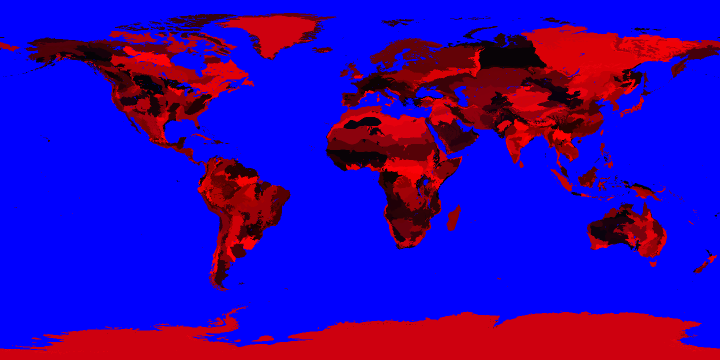
#> input picture dirt/earth/out/place.png, 1440 x 720 px (shown at 1/2 size); its folder holds 8 pictures in this run
$ python build_material.py
#> lines starting #> are read from the running program, lines starting #| are printed output that depends on the picture
#!/usr/bin/env python3
"""The globe's materials, and a door to a saved work at every cell of it.

The artist, 1 Oct 2026: "the colors overall in the entire globe need to be less pixelated and more
reflective of the materials the represent", and then: "I still want you to be able to select an
artwork from any pixel. There's enough colors between all the compositions I have saved to make the
globe look however you please".

So every place on the globe wears what it is made of — open ocean and the shallow shelf, reef, lakes,
forest by its canopy, grass and dry grass, the bare soil of the deserts in its own colour, rock and
high mountains, glaciers, salt flats, wetland, the cities' built ground; snow and sea ice by the month
— and every colour it wears is one of a saved work's own colours (the `c` of its public history,
up to three a work), the work whose colour is nearest that material's real colour in CIE Lab. Among
works almost as near, cells take turns in small patches, so a forest is many works of forest green,
not one. Each cell knows its work: pressing it opens that work's history.

The grid is 1024 x 512 cells (about 39 km), column 0 at 180 W, row 0 at 90 N. Closer than a cell, the
page splits a cell into smaller ones, each taking its cell's work or one of that work's eight nearest
in colour (`s` below) by a hash the page's shader and its script work out the same way, so a press
anywhere, at any height, lands on one work.

Reads only public files: DIRT Earth's atlas (dirt/earth/out/: place, ground, terrain, water, snow-*),
the works' histories (docs/v2/histories/*.json: id and colours), and Natural Earth's 10m urban areas
(public domain, fetched once into data/ne/). Never the private dump in data/.

Writes (docs/v2/):
  earth-doors.webp    lossless RGB: per cell, the entry it wears without snow (12 bits) and with
                      snow or sea ice (12 bits): r = base & 255, g = base >> 8 | (snow & 15) << 4,
                      b = snow >> 4
  earth-season.webp   lossless RGB: r = snow or sea ice in months 1-8 (bit m-1), g = months 9-12 in
                      its low four bits and the cell's material class in its high four (CLASSES)
  earth-props.webp    2048 x 1024 RGB, for the light only: r water (soft at the coast), g on land the
                      canopy (0..45 m) and at sea the depth (sqrt of depth / 11000), b the land's
                      height (sqrt of metres / 8800)
  earth-doors.json    w: the works' ids; e: each entry's work (index into w); c: each entry's colour,
                      six hex digits each; s: each entry's eight nearest entries in colour, itself first

    python3 scripts/build_material.py
"""

import glob
import json
import math
from pathlib import Path

import numpy as np
from PIL import Image, ImageDraw, ImageFilter

ROOT = Path(__file__).resolve().parent.parent
ATLAS = ROOT / "dirt" / "earth" / "out"
OUT = ROOT / "docs" / "v2"
URBAN = ROOT / "data" / "ne" / "urban.shp"
URBAN_URL = "https://raw.githubusercontent.com/nvkelso/natural-earth-vector/master/10m_cultural/ne_10m_urban_areas"

GW, GH = 1024, 512          # the doors
PW, PH = 2048, 1024         # the light
CLASSES = ["sea", "shallow sea", "lake", "forest", "grass", "desert", "rock", "ice", "city", "wetland"]
NEAR_ENOUGH = 4.0           # Lab units: works this much further than the nearest still take turns
SIBS = 8


def hexrgb(h):
    h = h.lstrip("#")
    return np.array([int(h[i:i + 2], 16) for i in (0, 2, 4)], dtype=np.float32)


# ---- the real colours of the materials (sRGB), after true-colour imagery ---------------------------
TRENCH, ABYSS, SLOPE, SHELF = hexrgb("#07152b"), hexrgb("#0b1f3d"), hexrgb("#123659"), hexrgb("#1d5468")
REEF, UPWELL, GYRE, POLAR_SEA, LAKE = (hexrgb("#2d8a8c"), hexrgb("#1c4f52"), hexrgb("#0c2c62"),
                                       hexrgb("#16283a"), hexrgb("#1c4256"))
CANOPY_TROP, CANOPY_TEMP, CANOPY_BOREAL = hexrgb("#1d3618"), hexrgb("#2a3d1f"), hexrgb("#223127")
GRASS, DRY_GRASS, TUNDRA, SCRUB = hexrgb("#5d6b33"), hexrgb("#8a7c4b"), hexrgb("#5f5c49"), hexrgb("#6a6544")
WETLAND, MANGROVE = hexrgb("#3c4a30"), hexrgb("#24392a")
ROCK, HIGH_ROCK, ICE, SALT, SAND = (hexrgb("#6f675d"), hexrgb("#7d776f"), hexrgb("#e9eef2"),
                                    hexrgb("#e4ded2"), hexrgb("#d3ad78"))
URBAN_GROUND = hexrgb("#8a8277")
SNOW, SEA_ICE = hexrgb("#eef2f5"), hexrgb("#d6dee4")


def read(name):
#> called with name = 'place.png'
    return np.array(Image.open(ATLAS / name).convert("RGB")).astype(np.int32)


def smoothstep(a, b, x):
    t = np.clip((x - a) / (b - a), 0, 1)
    return t * t * (3 - 2 * t)


def mix(a, b, t):
    t = np.asarray(t, dtype=np.float32)[..., None]
    return a * (1 - t) + b * t


def resize(field, w, h, mode=Image.BILINEAR):
    f = np.asarray(field, dtype=np.float32)
    return np.array(Image.fromarray(f, mode="F").resize((w, h), mode))


def resize3(rgb, w, h, mode=Image.BILINEAR):
    return np.stack([resize(rgb[..., i], w, h, mode) for i in range(3)], axis=-1)


def soft(mask, radius):
    m = Image.fromarray((np.asarray(mask, dtype=np.float32) * 255).astype(np.uint8))
    return np.array(m.filter(ImageFilter.GaussianBlur(radius))).astype(np.float32) / 255


# [114 lines left out: functions spread, srgb_to_lab, urban_cover, works_and_entries, nearest, patches and 1 more, not called in this run]


def main():
    place, ground, terrain, water = read("place.png"), read("ground.png"), read("terrain.png"), read("water.png")
#> call 2 of read, with name = 'ground.png'
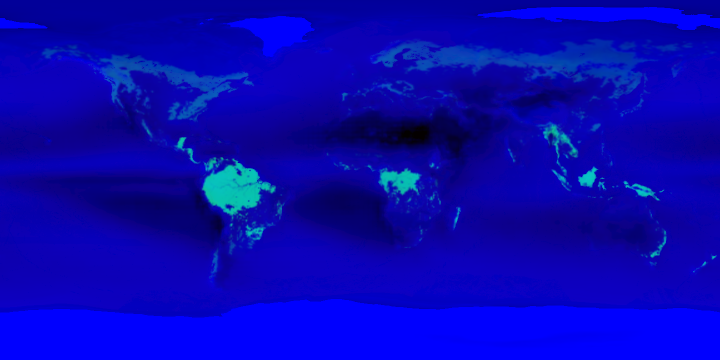
#> input picture dirt/earth/out/ground.png, 1440 x 720 px (shown at 1/2 size)
#> call 3 of read, with name = 'terrain.png'
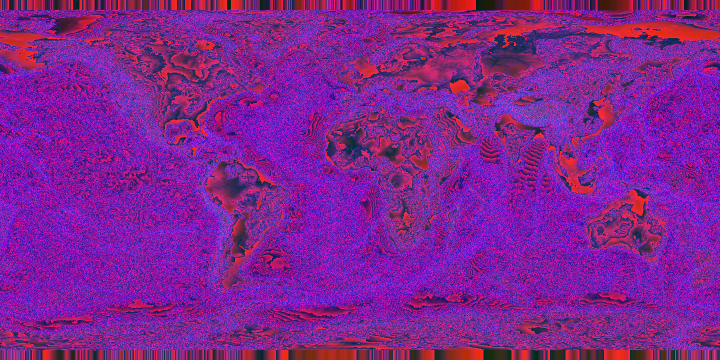
#> input picture dirt/earth/out/terrain.png, 1440 x 720 px (shown at 1/2 size)
#> call 4 of read, with name = 'water.png'
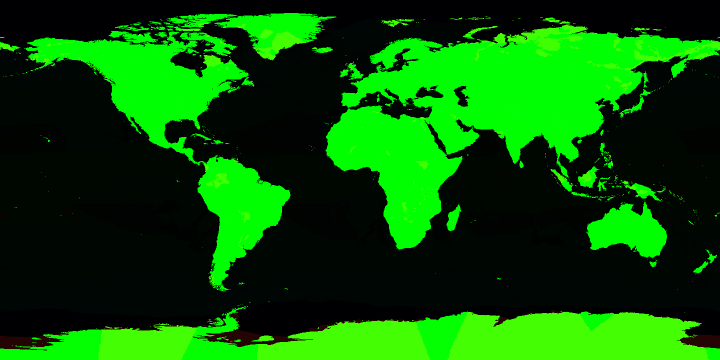
#> input picture dirt/earth/out/water.png, 1440 x 720 px (shown at 1/2 size)
#> (the run stopped early here; a loop or call above may not have finished)
